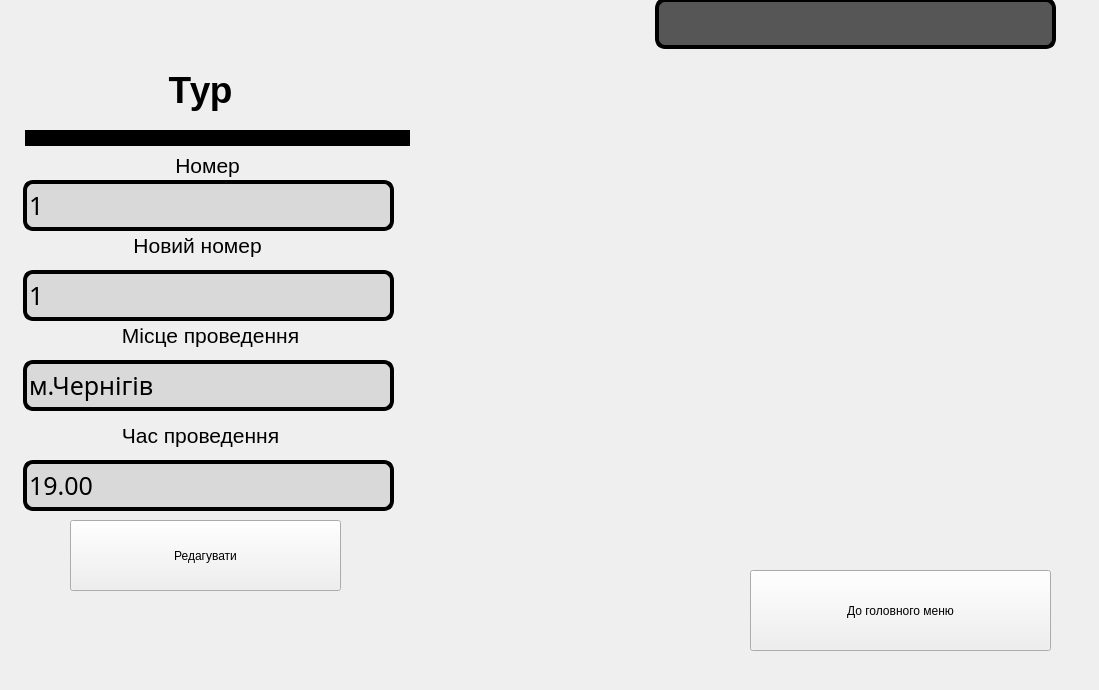
      <widget class="QWidget" name="widget_2">
       <attribute name="title">
        <string>Редагувати тур</string>
       </attribute>
       <widget class="QLabel" name="label_36">
        <property name="geometry">
         <rect>
          <x>0</x>
          <y>0</y>
          <width>1090</width>
          <height>681</height>
         </rect>
        </property>
        <property name="font">
         <font>
          <family>Myanmar Text</family>
         </font>
        </property>
        <property name="styleSheet">
         <string notr="true"/>
        </property>
        <property name="text">
         <string/>
        </property>
       </widget>
       <widget class="QLineEdit" name="lineEdit_10">
        <property name="geometry">
         <rect>
          <x>23</x>
          <y>360</y>
          <width>371</width>
          <height>51</height>
         </rect>
        </property>
        <property name="styleSheet">
         <string notr="true">
      font-family:  sans-serif;
    font-size: 30px;
 border-radius:10px;
 font: 87 19pt ;
border: 4px solid rgb(0, 0, 0);
 background: rgb(217, 217, 217);</string>
        </property>
        <property name="text">
         <string>м.Чернігів</string>
        </property>
       </widget>
       <widget class="QLineEdit" name="lineEdit_13">
        <property name="geometry">
         <rect>
          <x>23</x>
          <y>460</y>
          <width>371</width>
          <height>51</height>
         </rect>
        </property>
        <property name="styleSheet">
         <string notr="true">
      font-family:  sans-serif;
    font-size: 30px;
 border-radius:10px;
 font: 87 19pt ;
border: 4px solid rgb(0, 0, 0);
 background: rgb(217, 217, 217);</string>
        </property>
        <property name="text">
         <string>19.00</string>
        </property>
       </widget>
       <widget class="QLineEdit" name="lineEdit_14">
        <property name="geometry">
         <rect>
          <x>23</x>
          <y>270</y>
          <width>371</width>
          <height>51</height>
         </rect>
        </property>
        <property name="font">
         <font>
          <family>sans-serif</family>
          <pointsize>19</pointsize>
          <weight>10</weight>
          <italic>false</italic>
          <bold>false</bold>
         </font>
        </property>
        <property name="styleSheet">
         <string notr="true">
      font-family:  sans-serif;
    font-size: 30px;
 border-radius:10px;
 font: 87 19pt ;
border: 4px solid rgb(0, 0, 0);
 background: rgb(217, 217, 217);</string>
        </property>
        <property name="text">
         <string>1</string>
        </property>
       </widget>
       <widget class="QLabel" name="label_37">
        <property name="geometry">
         <rect>
          <x>100</x>
          <y>230</y>
          <width>201</width>
          <height>31</height>
         </rect>
        </property>
        <property name="styleSheet">
         <string notr="true"> background: none;</string>
        </property>
        <property name="text">
         <string>&lt;html&gt;&lt;head/&gt;&lt;body&gt;&lt;p align=&quot;center&quot;&gt;&lt;span style=&quot; font-size:16pt;&quot;&gt;Новий номер &lt;/span&gt;&lt;/p&gt;&lt;/body&gt;&lt;/html&gt;</string>
        </property>
       </widget>
       <widget class="QLabel" name="label_38">
        <property name="geometry">
         <rect>
          <x>80</x>
          <y>320</y>
          <width>261</width>
          <height>31</height>
         </rect>
        </property>
        <property name="styleSheet">
         <string notr="true"> background: none;</string>
        </property>
        <property name="text">
         <string>&lt;html&gt;&lt;head/&gt;&lt;body&gt;&lt;p align=&quot;center&quot;&gt;&lt;span style=&quot; font-size:16pt;&quot;&gt;Місце проведення&lt;/span&gt;&lt;/p&gt;&lt;/body&gt;&lt;/html&gt;</string>
        </property>
       </widget>
       <widget class="QLabel" name="label_39">
        <property name="geometry">
         <rect>
          <x>70</x>
          <y>420</y>
          <width>261</width>
          <height>31</height>
         </rect>
        </property>
        <property name="styleSheet">
         <string notr="true"> background: none;</string>
        </property>
        <property name="text">
         <string>&lt;html&gt;&lt;head/&gt;&lt;body&gt;&lt;p align=&quot;center&quot;&gt;&lt;span style=&quot; font-size:16pt;&quot;&gt;Час проведення&lt;/span&gt;&lt;/p&gt;&lt;/body&gt;&lt;/html&gt;</string>
        </property>
       </widget>
       <widget class="QLabel" name="label_40">
        <property name="geometry">
         <rect>
          <x>100</x>
          <y>60</y>
          <width>201</width>
          <height>61</height>
         </rect>
        </property>
        <property name="styleSheet">
         <string notr="true"> background: none;</string>
        </property>
        <property name="text">
         <string>&lt;html&gt;&lt;head/&gt;&lt;body&gt;&lt;p align=&quot;center&quot;&gt;&lt;span style=&quot; font-size:28pt; font-weight:600;&quot;&gt;Тур&lt;/span&gt;&lt;/p&gt;&lt;/body&gt;&lt;/html&gt;</string>
        </property>
       </widget>
       <widget class="QLabel" name="label_41">
        <property name="geometry">
         <rect>
          <x>25</x>
          <y>130</y>
          <width>385</width>
          <height>16</height>
         </rect>
        </property>
        <property name="styleSheet">
         <string notr="true"> background: black;</string>
        </property>
        <property name="text">
         <string/>
        </property>
       </widget>
       <widget class="QPushButton" name="pushButton_22">
        <property name="geometry">
         <rect>
          <x>750</x>
          <y>570</y>
          <width>301</width>
          <height>81</height>
         </rect>
        </property>
        <property name="text">
         <string>До головного меню</string>
        </property>
       </widget>
       <widget class="QLabel" name="label_89">
        <property name="geometry">
         <rect>
          <x>110</x>
          <y>150</y>
          <width>201</width>
          <height>31</height>
         </rect>
        </property>
        <property name="styleSheet">
         <string notr="true"> background: none;</string>
        </property>
        <property name="text">
         <string>&lt;html&gt;&lt;head/&gt;&lt;body&gt;&lt;p align=&quot;center&quot;&gt;&lt;span style=&quot; font-size:16pt;&quot;&gt;Номер &lt;/span&gt;&lt;/p&gt;&lt;/body&gt;&lt;/html&gt;</string>
        </property>
       </widget>
       <widget class="QLineEdit" name="lineEdit_35">
        <property name="geometry">
         <rect>
          <x>23</x>
          <y>180</y>
          <width>371</width>
          <height>51</height>
         </rect>
        </property>
        <property name="font">
         <font>
          <family>sans-serif</family>
          <pointsize>19</pointsize>
          <weight>10</weight>
          <italic>false</italic>
          <bold>false</bold>
         </font>
        </property>
        <property name="styleSheet">
         <string notr="true">
      font-family:  sans-serif;
    font-size: 30px;
 border-radius:10px;
 font: 87 19pt ;
border: 4px solid rgb(0, 0, 0);
 background: rgb(217, 217, 217);</string>
        </property>
        <property name="text">
         <string>1</string>
        </property>
       </widget>
       <widget class="QTextBrowser" name="textBrowser_17">
        <property name="geometry">
         <rect>
          <x>655</x>
          <y>-2</y>
          <width>401</width>
          <height>51</height>
         </rect>
        </property>
        <property name="font">
         <font>
          <family>sans-serif</family>
          <pointsize>15</pointsize>
          <weight>10</weight>
          <italic>false</italic>
          <bold>false</bold>
         </font>
        </property>
        <property name="styleSheet">
         <string notr="true">
    font-family:  sans-serif;
    font-size: 30px;
 border-radius:10px;
 font: 87 15pt ;
border: 4px solid rgb(0, 0, 0);
 background: rgb(86, 86, 86);</string>
        </property>
        <property name="html">
         <string>&lt;!DOCTYPE HTML PUBLIC &quot;-//W3C//DTD HTML 4.0//EN&quot; &quot;http://www.w3.org/TR/REC-html40/strict.dtd&quot;&gt;
&lt;html&gt;&lt;head&gt;&lt;meta name=&quot;qrichtext&quot; content=&quot;1&quot; /&gt;&lt;style type=&quot;text/css&quot;&gt;
p, li { white-space: pre-wrap; }
&lt;/style&gt;&lt;/head&gt;&lt;body style=&quot; font-family:'sans-serif'; font-size:15pt; font-weight:80; font-style:normal;&quot;&gt;
&lt;p align=&quot;center&quot; style=&quot;-qt-paragraph-type:empty; margin-top:0px; margin-bottom:0px; margin-left:0px; margin-right:0px; -qt-block-indent:0; text-indent:0px;&quot;&gt;&lt;br /&gt;&lt;/p&gt;&lt;/body&gt;&lt;/html&gt;</string>
        </property>
       </widget>
       <widget class="QPushButton" name="pushButton_21">
        <property name="geometry">
         <rect>
          <x>70</x>
          <y>520</y>
          <width>271</width>
          <height>71</height>
         </rect>
        </property>
        <property name="styleSheet">
         <string notr="true">
QPushButton:hover{background-color:rgb(255, 255, 255);}
QPushButton:focus
{
 border-radius:20px;
background-color:rgb(97, 97, 97);
opacity:200; 
border: 4px solid white;
}</string>
        </property>
        <property name="text">
         <string>Редагувати</string>
        </property>
       </widget>
      </widget>
